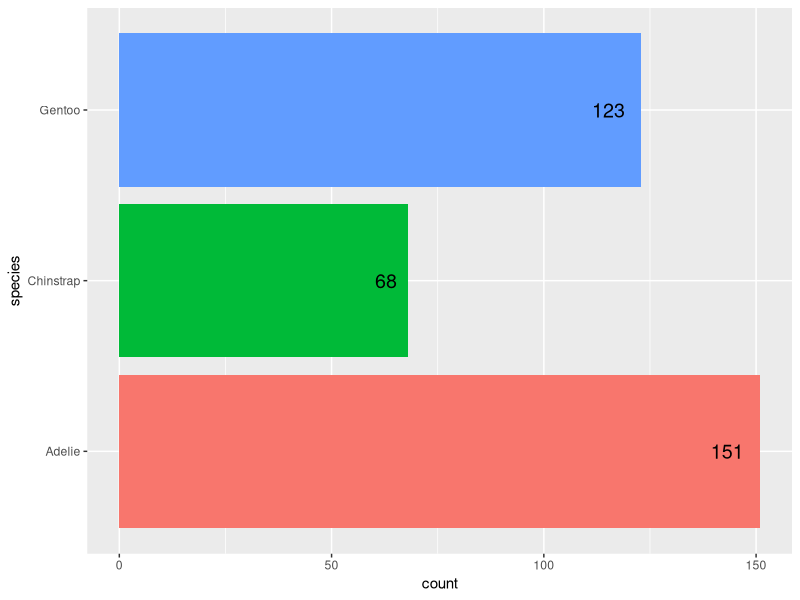
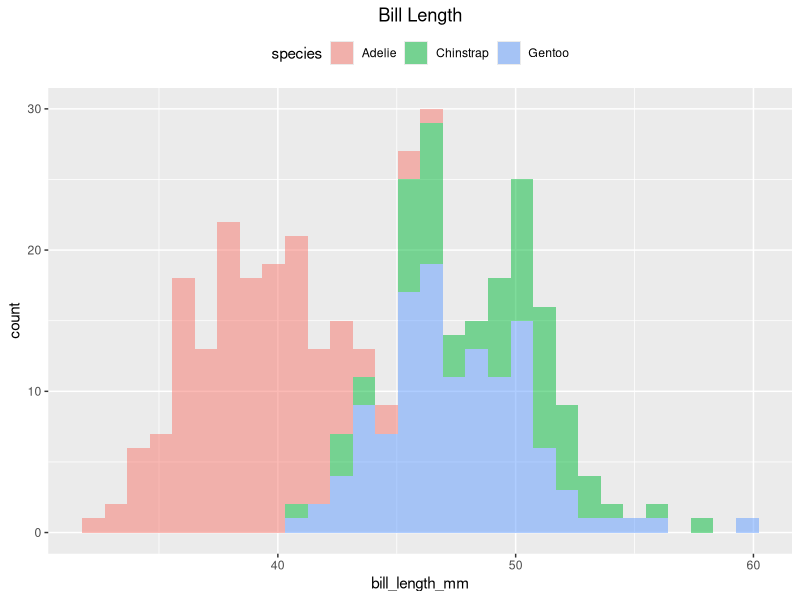
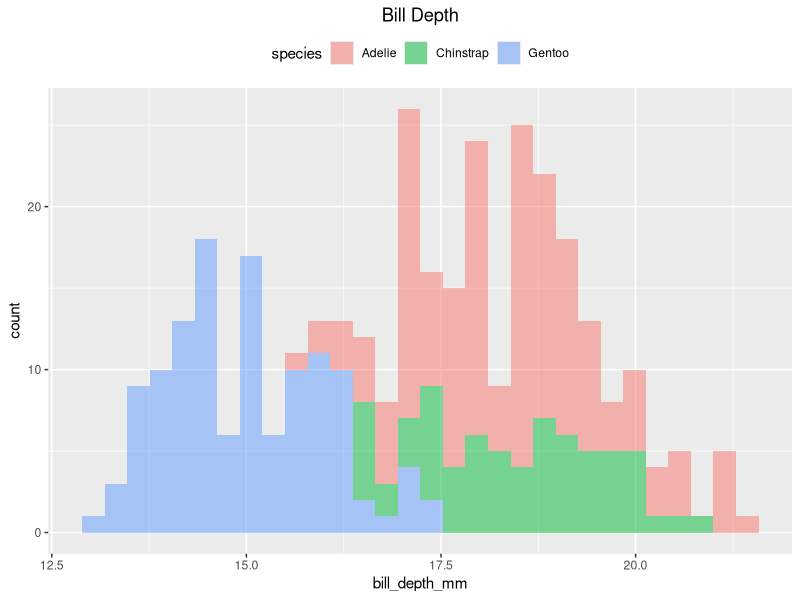
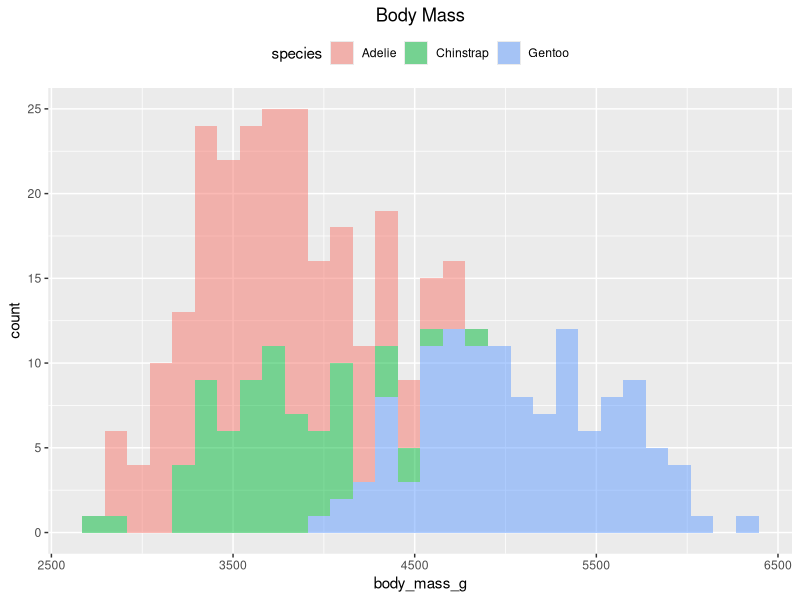
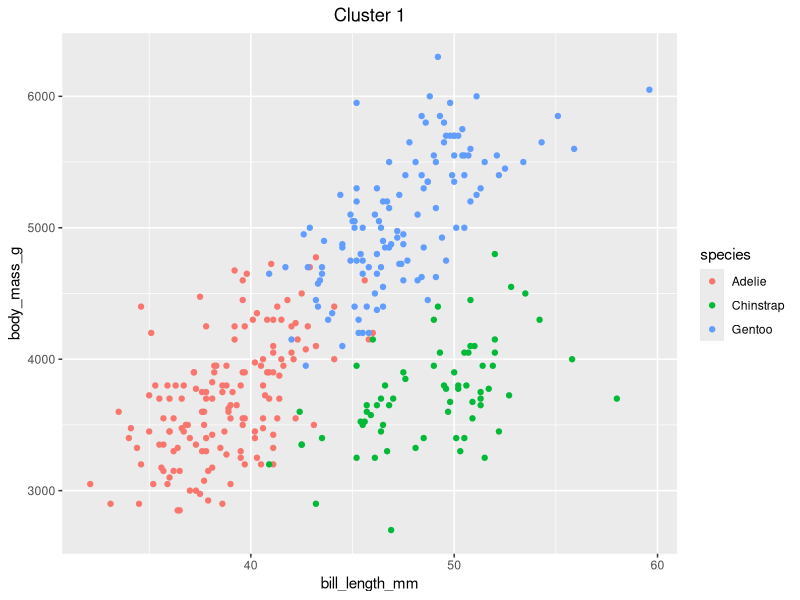
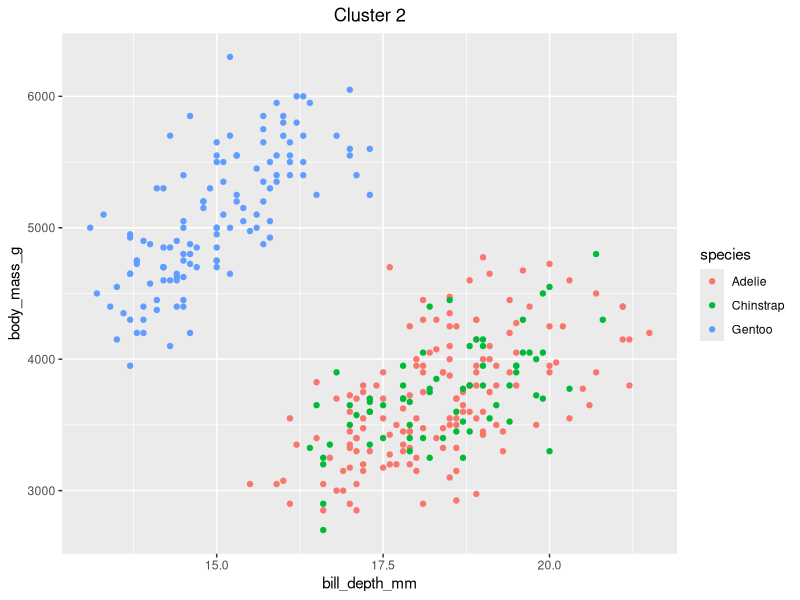
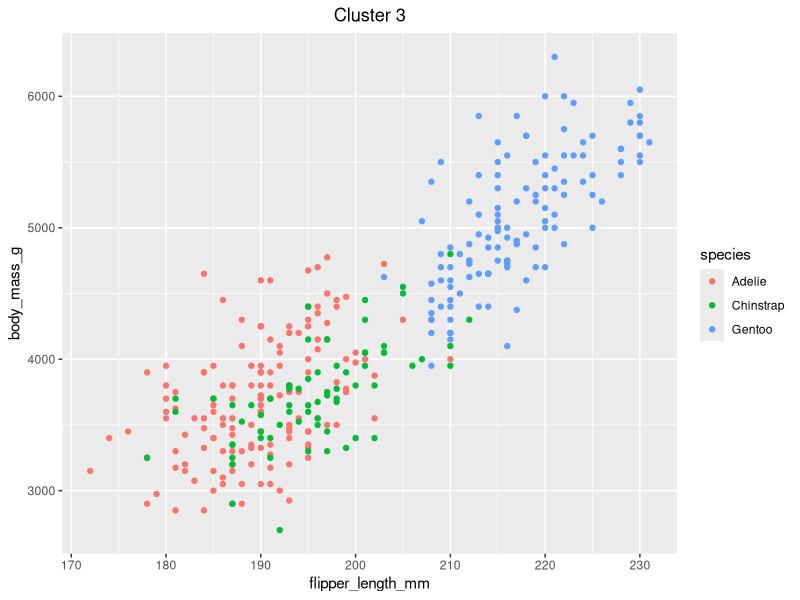

Source code (R) for these figures, in order:
# install.packages("palmerpenguins")


library(palmerpenguins)
library(tidyverse)
library(ggplot2)
library(Hmisc)
library(class)


data <- penguins %>% 
  # dropping observations where predictive features are missing
  drop_na(bill_length_mm, bill_depth_mm, flipper_length_mm)  


# Basic Exploratory data analysis (Overview about data)
# Distribution of observations by species
data %>% 
  ggplot(aes(y = species, fill = species))+
  geom_bar()+
  geom_text(aes(label = ..count..),
            stat = "count",
            hjust=1.5,
            colour = "black",
            size = 5)+
  theme(legend.position = "none")


data %>% 
  ggplot(aes(x = bill_length_mm, fill = species))+
  geom_histogram(alpha = 0.5)+
  theme(legend.position = "top",
        plot.title = element_text(hjust = 0.5))+
  ggtitle("Bill Length")


data %>% 
  ggplot(aes(x = bill_depth_mm, fill = species))+
  geom_histogram(alpha = 0.5)+
  theme(legend.position = "top",
        plot.title = element_text(hjust = 0.5))+
  ggtitle("Bill Depth")


data %>% 
  ggplot(aes(x = body_mass_g, fill = species))+
  geom_histogram(alpha = 0.5)+
  theme(legend.position = "top",
        plot.title = element_text(hjust = 0.5))+
  ggtitle("Body Mass")


data %>% 
  filter(!is.na(sex)) %>% 
  filter(species == "Adelie") %>% 
  group_by(sex) %>% 
  summarise(avg_bill_length = mean(bill_length_mm, na.rm = TRUE),
            avg_bill_depth = mean(bill_depth_mm, na.rm = TRUE),
            avg_flipper_lengt = mean(flipper_length_mm, na.rm = TRUE),
            avg_weight_g = mean(body_mass_g, na.rm = TRUE))


data %>% 
  filter(!is.na(sex)) %>% 
  filter(species == "Gentoo") %>% 
  group_by(sex) %>% 
  summarise(avg_bill_length = mean(bill_length_mm, na.rm = TRUE),
            avg_bill_depth = mean(bill_depth_mm, na.rm = TRUE),
            avg_flipper_lengt = mean(flipper_length_mm, na.rm = TRUE),
            avg_weight_g = mean(body_mass_g, na.rm = TRUE))


data %>% 
  filter(!is.na(sex)) %>% 
  filter(species == "Chinstrap") %>% 
  group_by(sex) %>% 
  summarise(avg_bill_length = mean(bill_length_mm, na.rm = TRUE),
            avg_bill_depth = mean(bill_depth_mm, na.rm = TRUE),
            avg_flipper_lengt = mean(flipper_length_mm, na.rm = TRUE),
            avg_weight_g = mean(body_mass_g, na.rm = TRUE))


data %>% 
  ggplot(aes(x = bill_length_mm, y = body_mass_g, colour = species))+
  geom_point()+
  ggtitle("Cluster 1")+
  theme(plot.title = element_text(hjust = 0.5))


data %>% 
  ggplot(aes(x = bill_depth_mm, y = body_mass_g, colour = species))+
  geom_point()+
  ggtitle("Cluster 2")+
  theme(plot.title = element_text(hjust = 0.5))


data %>% 
  ggplot(aes(x = flipper_length_mm, y = body_mass_g, colour = species))+
  geom_point()+
  ggtitle("Cluster 3")+
  theme(plot.title = element_text(hjust = 0.5))



# Classification of sex with k-nearest neighbour classification algorithm

# Finding optimal values for kNN algorithm
# Testing accuracy with train set and test set
# separating training set and testig set with 80/20 separation

set.seed(0911) #reproducibility

# sampling for train set observations (80% of data)
obs_train <- sample(x = seq(1, nrow(data)),
                    size = nrow(data)*0.8)

# sampling for test set observations (20% of data)
obs_test <- seq(1, nrow(data))[- obs_train]


# Normalization function
normalizer <- function(x) {
  (x - min(x)) / (max(x) - min(x))
}


# manipulating data for kNN algorithm testing
data_knn <- data %>% 
  mutate(bill_length_mm = normalizer(bill_length_mm),
         bill_depth_mm = normalizer(bill_depth_mm),
         flipper_length_mm = normalizer(flipper_length_mm),
         body_mass_g = normalizer(body_mass_g),
         # transforming character factor into numerics
         species = as.numeric(species), 
         island = as.numeric(island))


# generating trainset and testset
train_set <- data_knn[obs_train,] %>% 
  drop_na() #dropping observations where sex is latent
test_set <- data_knn[obs_test,] %>% 
  drop_na()


# extracting target column (sex)
trainset_target <- train_set$sex
testset_target <- test_set$sex


# exluding variable sex from train set and test set
train_set <- train_set %>% 
  select(- sex)

test_set <- test_set %>% 
  select(- sex)


# Algorithm
# defining INITIAL k (using sqare root as rule of thumb)
initial_k <- round(sqrt(dim(train_set)[1]))
if (initial_k %% 2 == 1) {
  initial_k = initial_k} else {
  initial_k = initial_k + 1} # +1 if k is even, as we want odd k


# predictions with kNN algorithm
predictions <- knn(train = train_set,
                   test = test_set,
                   cl = trainset_target,
                   k = initial_k)

# calculating accuracy of kNN algorithm
accuracy_initial_k <- sum(predictions == testset_target) / length(predictions)
print(accuracy_initial_k)


#2. Predicting missing values for sex with kNN


# observations where sex is latent
latent_obs_sex <- which(is.na(data$sex))

data_sex_latent <- data[latent_obs_sex,] %>% 
  mutate(bill_length_mm = normalizer(bill_length_mm),
         bill_depth_mm = normalizer(bill_depth_mm),
         flipper_length_mm = normalizer(flipper_length_mm),
         body_mass_g = normalizer(body_mass_g),
         species = as.numeric(species), 
         island = as.numeric(island))


data_sex_available <- data[-latent_obs_sex,] %>%
  mutate(bill_length_mm = normalizer(bill_length_mm),
         bill_depth_mm = normalizer(bill_depth_mm),
         flipper_length_mm = normalizer(flipper_length_mm),
         body_mass_g = normalizer(body_mass_g),
         species = as.numeric(species), 
         island = as.numeric(island))

# extracting true classification values from non-latent data set
true_class <- data_sex_available$sex


# omitting column sex from data sets
data_sex_latent <- data_sex_latent %>% 
  select(- sex)

data_sex_available <- data_sex_available %>% 
  select(- sex)


# calculating k
initial_k <- round(sqrt(dim(data_sex_available)[1]))
if (initial_k %% 2 == 1) {
  initial_k = initial_k} else {
    initial_k = initial_k + 1} # +1 if k is even, as we want odd k

# predictions
predictions_sex_latent <- knn(train = data_sex_available,
                              test = data_sex_latent,
                              cl = true_class,
                              k = initial_k)


# implementing predicted values into initial data set
data$sex[latent_obs_sex] <- predictions_sex_latent
